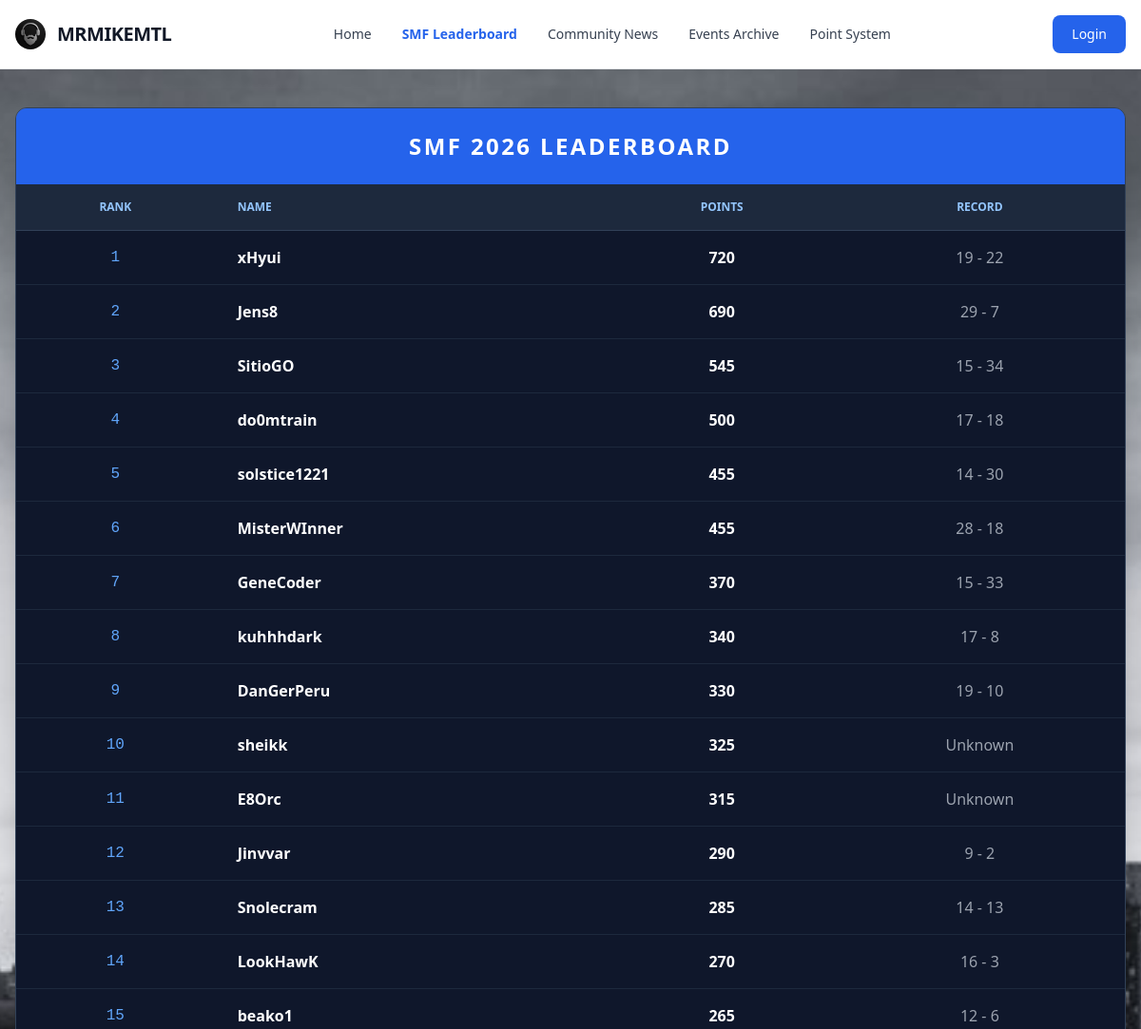
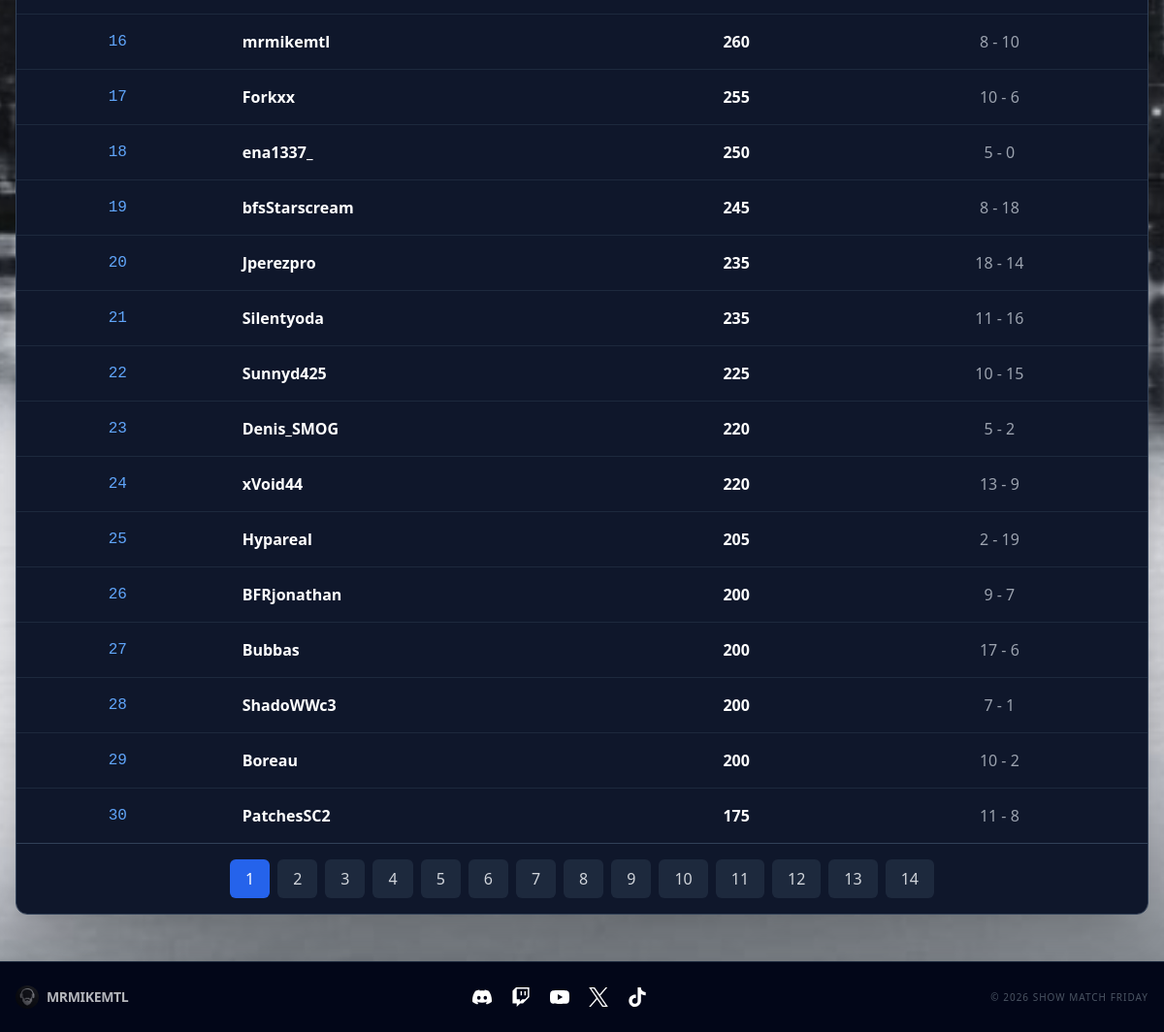
Screenshot of /leaderboard?page=1 with the database file from the repository (2 pictures, top to bottom).
### tables this page shows
CREATE TABLE participants2026 (id INTEGER PRIMARY KEY, name varchar(255), total_points INTEGER, user_id INTEGER);

### web/app.py (the view)
@app.route("/leaderboard")
def leaderboard():
    raw_data = dbsession.exec_driver_sql("SELECT name, total_points, user_id from participants2026 ORDER BY total_points desc;").all()
    data = []
    page_size = 30
    total = len(raw_data)
    total_pages = max(1, round(total / page_size))
    page = request.args.get("page", type=int) or 1
    starting_spot = (page - 1) * page_size + 1
    i = 1
    for record in raw_data:
        if i >= starting_spot and len(data) < page_size:
            if record is not None:
                if record.user_id is not None:
                    db_data_1 = dbsession.exec_driver_sql(f"SELECT participant_1_points, participant_2_points FROM tournament_matches2026 WHERE participant_1_id = {record.user_id};").all()
                    db_data_2 = dbsession.exec_driver_sql(f"SELECT participant_1_points, participant_2_points FROM tournament_matches2026 WHERE participant_2_id = {record.user_id};").all()
                    wins, losses = 0, 0
                    for w in db_data_1:
                        wins += w.participant_1_points
                        losses += w.participant_2_points
                    for n in db_data_2:
                        wins += n.participant_2_points
                        losses += n.participant_1_points
                    data.append({
                        "rank": i,
                        "name": record.name,
                        "total_points": record.total_points,
                        "record": f"{wins} - {losses}"
                    })
                else:
                    data.append({
                        "rank": i,
                        "name": record.name,
                        "total_points": record.total_points,
                        "record": "Unknown"
                    })
        i += 1
    pages = list(range(1, total_pages + 1))
    return render_template("leaderboard.html", data=data, pages=pages)

### web/templates/leaderboard.html
{% extends "base.html" %}
{% block content %}
<div class="overflow-x-auto shadow-2xl rounded-xl border border-slate-700">
    <table class="w-full text-left text-white bg-slate-900">
        <caption class="p-6 text-2xl font-extrabold text-center bg-blue-600 uppercase tracking-widest">
            SMF 2026 Leaderboard
        </caption>
        <thead class="text-xs text-blue-300 uppercase bg-slate-800">
            <tr>
                <th class="px-6 py-4 border-b border-slate-700 text-center">Rank</th>
                <th class="px-6 py-4 border-b border-slate-700">Name</th>
                <th class="px-6 py-4 border-b border-slate-700 text-center">Points</th>
                <th class="px-6 py-4 border-b border-slate-700 text-center">Record</th>
            </tr>
        </thead>
        <tbody class="divide-y divide-slate-800">
            {% for row in data %}
            <tr class="hover:bg-blue-900/20 transition-colors duration-200">
                <td class="px-6 py-4 text-center font-mono text-blue-400">{{ row.rank }}</td>
                <td class="px-6 py-4 font-semibold">{{ row.name }}</td>
                <td class="px-6 py-4 text-center font-bold">{{ row.total_points }}</td>
                <td class="px-6 py-4 text-center text-gray-400">{{ row.record }}</td>
            </tr>
            {% endfor %}
        </tbody>
    </table>
    <div class="flex justify-center items-center bg-slate-900 py-4 gap-2 border-t border-slate-700">
        {% for page in pages %}
            <a href="/leaderboard?page={{ page }}" class="px-4 py-2 rounded-md {% if request.args.get('page') == page|string %}bg-blue-600 text-white{% else %}bg-slate-800 text-gray-300 hover:bg-slate-700{% endif %} transition-all">
                {{ page }}
            </a>
        {% endfor %}
    </div>
</div>
{% endblock %}

### rows the page displays
participants2026: rank "1", name "xHyui", total_points "720", record "19 - 22"
participants2026: rank "2", name "Jens8", total_points "690", record "29 - 7"
participants2026: rank "3", name "SitioGO", total_points "545", record "15 - 34"
participants2026: rank "4", name "do0mtrain", total_points "500", record "17 - 18"
participants2026: rank "5", name "solstice1221", total_points "455", record "14 - 30"
participants2026: rank "6", name "MisterWInner", total_points "455", record "28 - 18"
participants2026: rank "7", name "GeneCoder", total_points "370", record "15 - 33"
participants2026: rank "8", name "kuhhhdark", total_points "340", record "17 - 8"
participants2026: rank "9", name "DanGerPeru", total_points "330", record "19 - 10"
participants2026: rank "10", name "sheikk", total_points "325", record "Unknown"
participants2026: rank "11", name "E8Orc", total_points "315", record "Unknown"
participants2026: rank "12", name "Jinvvar", total_points "290", record "9 - 2"
participants2026: rank "13", name "Snolecram", total_points "285", record "14 - 13"
participants2026: rank "14", name "LookHawK", total_points "270", record "16 - 3"
participants2026: rank "15", name "beako1", total_points "265", record "12 - 6"
participants2026: rank "16", name "mrmikemtl", total_points "260", record "8 - 10"
participants2026: rank "17", name "Forkxx", total_points "255", record "10 - 6"
participants2026: rank "18", name "ena1337_", total_points "250", record "5 - 0"
participants2026: rank "19", name "bfsStarscream", total_points "245", record "8 - 18"
participants2026: rank "20", name "Jperezpro", total_points "235", record "18 - 14"
participants2026: rank "21", name "Silentyoda", total_points "235", record "11 - 16"
participants2026: rank "22", name "Sunnyd425", total_points "225", record "10 - 15"
participants2026: rank "23", name "Denis_SMOG", total_points "220", record "5 - 2"
participants2026: rank "24", name "xVoid44", total_points "220", record "13 - 9"
participants2026: rank "25", name "Hypareal", total_points "205", record "2 - 19"
participants2026: rank "26", name "BFRjonathan", total_points "200", record "9 - 7"
participants2026: rank "27", name "Bubbas", total_points "200", record "17 - 6"
participants2026: rank "28", name "ShadoWWc3", total_points "200", record "7 - 1"
participants2026: rank "29", name "Boreau", total_points "200", record "10 - 2"
participants2026: rank "30", name "PatchesSC2", total_points "175", record "11 - 8"

### other values shown
{{ page }} "1" "2" "3" "4" "5" "6" "7" "8" "9" "10" "11" "12" "13" "14"
